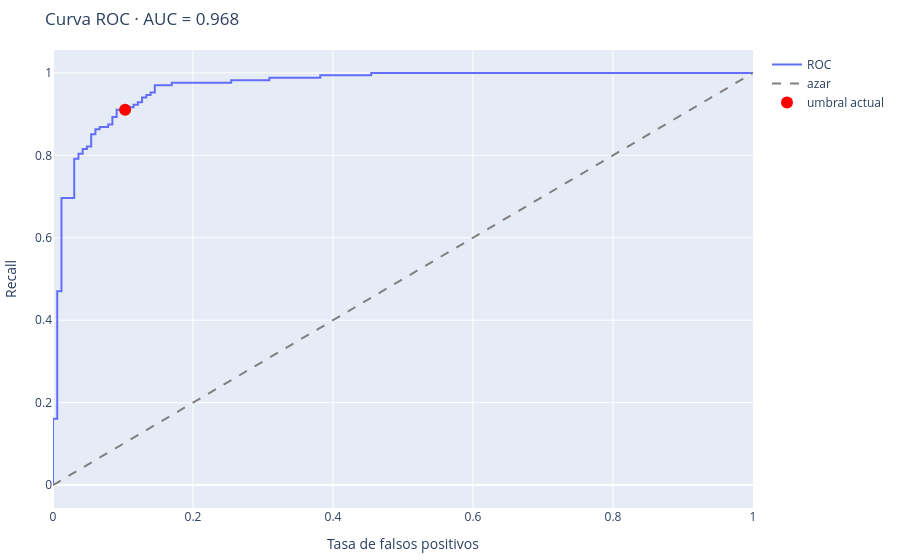

Notebook source saved alongside this figure:
### Markdown cell above
**Curva ROC:** muestra qué tan bien separa el modelo las dos clases para todos los umbrales. Cuanto más se acerque a la esquina superior izquierda, mejor; la diagonal gris es adivinar al azar.

### Code cell
fig_roc(lr, 0.5)
